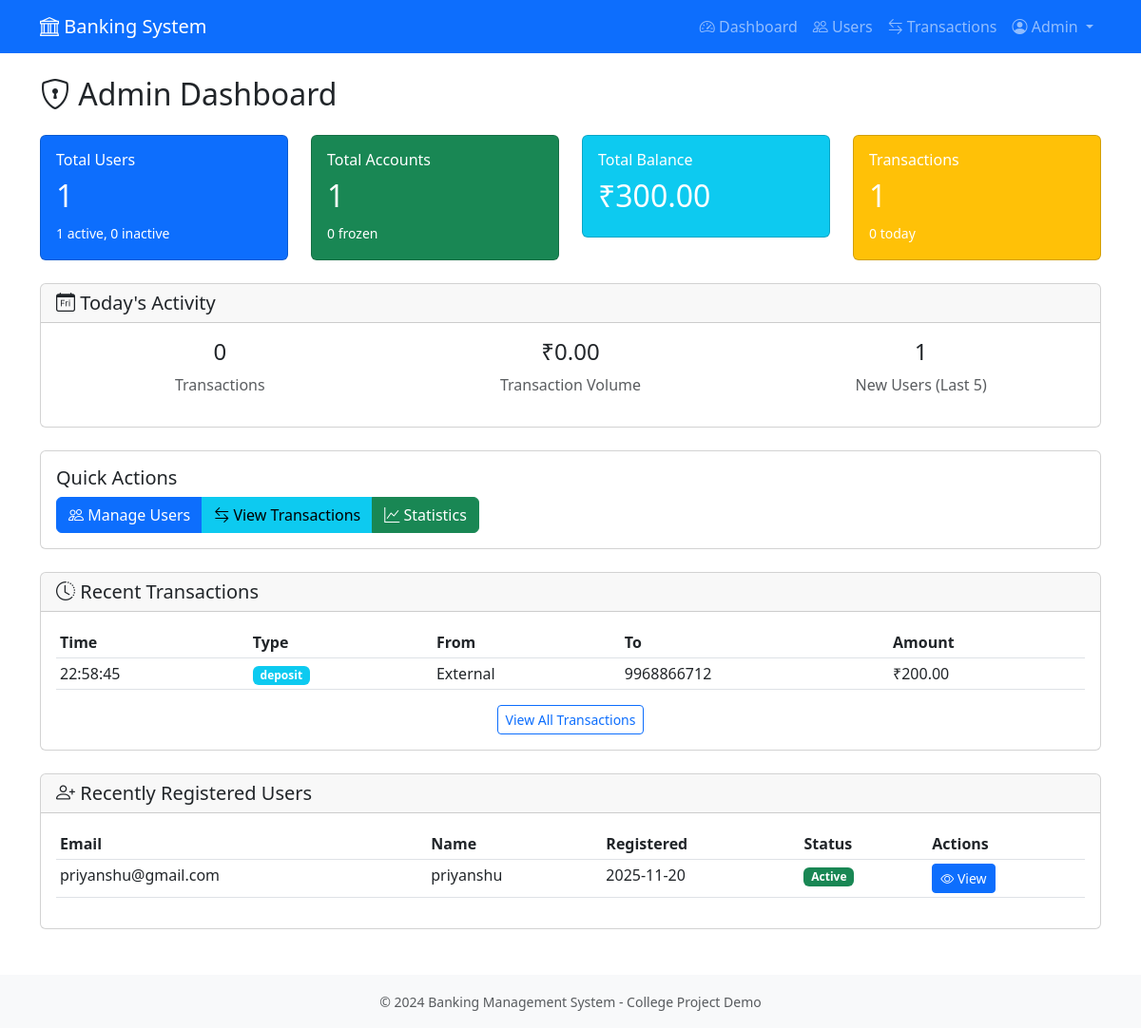
Screenshot of /admin/dashboard (signed in) with the database file from the repository.
### app/models.py (models this page shows, shortened)
class Transaction(db.Model):
    __tablename__ = 'transactions'
    id = db.Column(db.Integer, primary_key=True)
    from_account_id = db.Column(db.Integer, db.ForeignKey('accounts.id'), nullable=True, index=True)
    to_account_id = db.Column(db.Integer, db.ForeignKey('accounts.id'), nullable=True, index=True)
    amount = db.Column(db.Integer, nullable=False)  # Stored in cents
    transaction_type = db.Column(db.String(20), nullable=False)  # 'transfer', 'deposit', 'withdrawal'
    description = db.Column(db.String(255), nullable=True)
    timestamp = db.Column(db.DateTime, default=get_ist_now, nullable=False, index=True)
    def get_amount(self):
        return self.amount / 100.0

class Account(db.Model):
    __tablename__ = 'accounts'
    id = db.Column(db.Integer, primary_key=True)
    user_id = db.Column(db.Integer, db.ForeignKey('users.id'), nullable=False, index=True)
    account_number = db.Column(db.String(20), unique=True, nullable=False, index=True)
    account_type = db.Column(db.String(20), nullable=False)  # 'checking' or 'savings'
    balance = db.Column(db.Integer, default=0, nullable=False)  # Stored in cents
    is_frozen = db.Column(db.Boolean, default=False, nullable=False)
    created_at = db.Column(db.DateTime, default=get_ist_now, nullable=False)
    transactions_sent = db.relationship(
        'Transaction',
        foreign_keys='Transaction.from_account_id',
        backref='source_account',
        lazy='dynamic'
    )
    transactions_received = db.relationship(
        'Transaction',
        foreign_keys='Transaction.to_account_id',
        backref='destination_account',
        lazy='dynamic'
    )

class User(UserMixin, db.Model):
    __tablename__ = 'users'
    id = db.Column(db.Integer, primary_key=True)
    email = db.Column(db.String(120), unique=True, nullable=False, index=True)
    password_hash = db.Column(db.String(255), nullable=False)
    full_name = db.Column(db.String(100), nullable=False)
    phone = db.Column(db.String(20), nullable=True)
    is_admin = db.Column(db.Boolean, default=False, nullable=False)
    is_active = db.Column(db.Boolean, default=True, nullable=False)
    created_at = db.Column(db.DateTime, default=get_ist_now, nullable=False)
    accounts = db.relationship('Account', backref='owner', lazy='dynamic', cascade='all, delete-orphan')

### app/routes/admin_routes.py (the view)
@bp.route('/dashboard')
@login_required
@admin_required
def dashboard():
    total_users = User.query.count()
    active_users = User.query.filter_by(is_active=True).count()
    inactive_users = User.query.filter_by(is_active=False).count()
    total_accounts = Account.query.count()
    frozen_accounts = Account.query.filter_by(is_frozen=True).count()
    total_balance_cents = db.session.query(func.sum(Account.balance)).scalar() or 0
    total_balance = total_balance_cents / 100.0
    total_transactions = Transaction.query.count()
    now_ist = datetime.utcnow() + timedelta(hours=5, minutes=30)
    today_start = now_ist.replace(hour=0, minute=0, second=0, microsecond=0)
    transactions_today = Transaction.query.filter(Transaction.timestamp >= today_start).count()
    today_volume_cents = db.session.query(func.sum(Transaction.amount)).filter(
        Transaction.timestamp >= today_start
    ).scalar() or 0
    today_volume = today_volume_cents / 100.0
    recent_transactions = Transaction.query.order_by(desc(Transaction.timestamp)).limit(10).all()
    recent_users = User.query.order_by(desc(User.created_at)).limit(5).all()
    return render_template(
        'admin/dashboard.html',
        title='Admin Dashboard',
        total_users=total_users,
        active_users=active_users,
        inactive_users=inactive_users,
        total_accounts=total_accounts,
        frozen_accounts=frozen_accounts,
        total_balance=total_balance,
        total_transactions=total_transactions,
        transactions_today=transactions_today,
        today_volume=today_volume,
        recent_transactions=recent_transactions,
        recent_users=recent_users
    )

### app/routes/admin_routes.py (called while the page is built)
def admin_required(f):
    @wraps(f)
    def decorated_function(*args, **kwargs):
        if not current_user.is_authenticated:
            flash('Please log in to access this page.', 'warning')
            return redirect(url_for('auth.admin_login'))
        if not isinstance(current_user, Admin):
            flash('Access denied. Admin privileges required.', 'danger')
            abort(403)  # Forbidden
        return f(*args, **kwargs)
    return decorated_function

### app/templates/admin/dashboard.html (shortened to what this page needs)
{% extends "layout.html" %}
{% block content %}
<h2 class="mb-4">
    <i class="bi bi-shield-lock"></i> Admin Dashboard
</h2>
<div class="row mb-4">
    <div class="col-md-3">
        <div class="card bg-primary text-white">
            <div class="card-body">
                <h6 class="card-title">Total Users</h6>
                <h2>{{ total_users }}</h2>
                <small>{{ active_users }} active, {{ inactive_users }} inactive</small>
            </div>
        </div>
    </div>
    <div class="col-md-3">
        <div class="card bg-success text-white">
            <div class="card-body">
                <h6 class="card-title">Total Accounts</h6>
                <h2>{{ total_accounts }}</h2>
                <small>{{ frozen_accounts }} frozen</small>
            </div>
        </div>
    </div>
    <div class="col-md-3">
        <div class="card bg-info text-white">
            <div class="card-body">
                <h6 class="card-title">Total Balance</h6>
                <h2>₹{{ "%.2f"|format(total_balance) }}</h2>
            </div>
        </div>
    </div>
    <div class="col-md-3">
        <div class="card bg-warning text-white">
            <div class="card-body">
                <h6 class="card-title">Transactions</h6>
                <h2>{{ total_transactions }}</h2>
                <small>{{ transactions_today }} today</small>
            </div>
        </div>
    </div>
</div>
<div class="row mb-4">
    <div class="col-md-12">
        <div class="card">
            <div class="card-header">
                <h5 class="mb-0"><i class="bi bi-calendar-day"></i> Today's Activity</h5>
            </div>
            <div class="card-body">
                <div class="row text-center">
                    <div class="col-md-4">
                        <h4>{{ transactions_today }}</h4>
                        <p class="text-muted">Transactions</p>
                    </div>
                    <div class="col-md-4">
                        <h4>₹{{ "%.2f"|format(today_volume) }}</h4>
                        <p class="text-muted">Transaction Volume</p>
                    </div>
                    <div class="col-md-4">
                        <h4>{{ recent_users|length }}</h4>
                        <p class="text-muted">New Users (Last 5)</p>
                    </div>
                </div>
            </div>
        </div>
    </div>
</div>
<div class="row mb-4">
    <div class="col-12">
        <div class="card">
            <div class="card-body">
                <h5 class="card-title">Quick Actions</h5>
                <div class="btn-group" role="group">
                    <a href="{{ url_for('admin.users') }}" class="btn btn-primary">
                        <i class="bi bi-people"></i> Manage Users
                    </a>
                    <a href="{{ url_for('admin.transactions') }}" class="btn btn-info">
                        <i class="bi bi-arrow-left-right"></i> View Transactions
                    </a>
                    <a href="{{ url_for('admin.statistics') }}" class="btn btn-success">
                        <i class="bi bi-graph-up"></i> Statistics
                    </a>
                </div>
            </div>
        </div>
    </div>
</div>
<div class="card mb-4">
    <div class="card-header">
        <h5 class="mb-0"><i class="bi bi-clock-history"></i> Recent Transactions</h5>
    </div>
    <div class="card-body">
        {% if recent_transactions %}
            <div class="table-responsive">
                <table class="table table-sm table-hover">
                    <thead>
                        <tr>
                            <th>Time</th>
                            <th>Type</th>
                            <th>From</th>
                            <th>To</th>
                            <th>Amount</th>
                        </tr>
                    </thead>
                    <tbody>
                        {% for transaction in recent_transactions %}
                        <tr>
                            <td>{{ transaction.timestamp.strftime('%H:%M:%S') }}</td>
                            <td><span class="badge bg-info">{{ transaction.transaction_type }}</span></td>
                            <td>
                                {% if transaction.source_account %}
                                    {{ transaction.source_account.account_number }}
                                {% else %}
                                    External
                                {% endif %}
                            </td>
                            <td>
                                {% if transaction.destination_account %}
                                    {{ transaction.destination_account.account_number }}
                                {% else %}
                                    External
                                {% endif %}
                            </td>
                            <td>₹{{ "%.2f"|format(transaction.get_amount()) }}</td>
                        </tr>
                        {% endfor %}
                    </tbody>
                </table>
            </div>
            <div class="text-center">
                <a href="{{ url_for('admin.transactions') }}" class="btn btn-sm btn-outline-primary">
                    View All Transactions
                </a>
            </div>
        {% else %}
            <p class="text-muted mb-0">No recent transactions.</p>
        {% endif %}
    </div>
</div>
<div class="card">
    <div class="card-header">
        <h5 class="mb-0"><i class="bi bi-person-plus"></i> Recently Registered Users</h5>
    </div>
    <div class="card-body">
        {% if recent_users %}
            <div class="table-responsive">
                <table class="table table-sm">
                    <thead>
                        <tr>
                            <th>Email</th>
                            <th>Name</th>
                            <th>Registered</th>
                            <th>Status</th>
                            <th>Actions</th>
                        </tr>
                    </thead>
                    <tbody>
                        {% for user in recent_users %}
                        <tr>
                            <td>{{ user.email }}</td>
                            <td>{{ user.full_name }}</td>
                            <td>{{ user.created_at.strftime('%Y-%m-%d') }}</td>
                            <td>
                                {% if user.is_active %}
                                    <span class="badge bg-success">Active</span>
                                {% else %}
                                    <span class="badge bg-danger">Inactive</span>
                                {% endif %}
                            </td>
                            <td>
                                <a href="{{ url_for('admin.user_details', user_id=user.id) }}" class="btn btn-sm btn-primary">
                                    <i class="bi bi-eye"></i> View
                                </a>
                            </td>
                        </tr>
                        {% endfor %}
                    </tbody>
                </table>
            </div>
        {% else %}
            <p class="text-muted mb-0">No users registered yet.</p>
        {% endif %}
    </div>
</div>
{% endblock %}

### rows the page displays
Transaction: get_amount "200.00"
User: email "priyanshu@gmail.com", full_name "priyanshu", created_at "2025-11-20", is_active "Active"

### other values shown
{{ total_users }} "1"
{{ active_users }} "1"
{{ inactive_users }} "0"
{{ total_accounts }} "1"
{{ frozen_accounts }} "0"
{{ "%.2f"|format(total_balance) }} "300.00"
{{ total_transactions }} "1"
{{ transactions_today }} "0"
{{ "%.2f"|format(today_volume) }} "0.00"
{{ recent_users|length }} "1"
